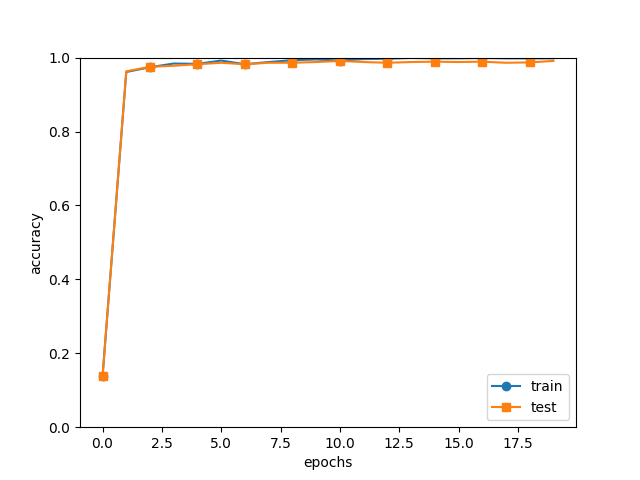

Write Python code to recreate this figure.
# coding: utf-8
import sys, os

# sys.path.append(os.pardir)  # 親ディレクトリのファイルをインポートするための設定
sys.path.append(os.path.join(os.path.dirname(__file__), ".."))
import numpy as np
import matplotlib.pyplot as plt
from dataset.mnist import load_mnist
from simple_convnet import SimpleConvNet
from common.trainer import Trainer

# データの読み込み
(x_train, t_train), (x_test, t_test) = load_mnist(flatten=False)

# 処理に時間のかかる場合はデータを削減
# x_train, t_train = x_train[:5000], t_train[:5000]
# x_test, t_test = x_test[:1000], t_test[:1000]

max_epochs = 20

network = SimpleConvNet(
    input_dim=(1, 28, 28),
    conv_param={"filter_num": 30, "filter_size": 5, "pad": 0, "stride": 1},
    hidden_size=100,
    output_size=10,
    weight_init_std=0.01,
)

trainer = Trainer(
    network,
    x_train,
    t_train,
    x_test,
    t_test,
    epochs=max_epochs,
    mini_batch_size=100,
    optimizer="Adam",
    optimizer_param={"lr": 0.001},
    evaluate_sample_num_per_epoch=1000,
)
trainer.train()

# パラメータの保存
network.save_params("params.pkl")
print("Saved Network Parameters!")

# グラフの描画
markers = {"train": "o", "test": "s"}
x = np.arange(max_epochs)
plt.plot(x, trainer.train_acc_list, marker="o", label="train", markevery=2)
plt.plot(x, trainer.test_acc_list, marker="s", label="test", markevery=2)
plt.xlabel("epochs")
plt.ylabel("accuracy")
plt.ylim(0, 1.0)
plt.legend(loc="lower right")
# plt.show()
plt.savefig("ch07/train_convnet.png")
